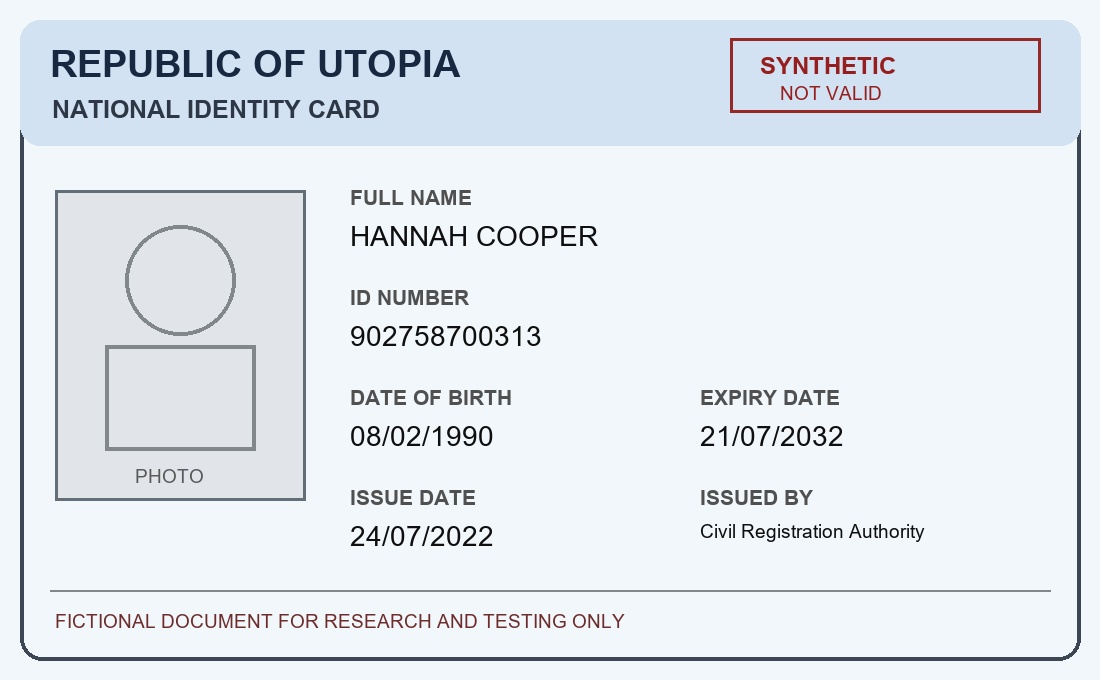
#> input picture evaluation/images/id_card/id_002.jpg, 1100 x 680 px
$ python -i preprocessing_benchmark.py   (imports and definitions only)
#> lines starting #> are read from the running program, lines starting #| are printed output that depends on the picture; after the words box and inside, x2 and y2 are one past the last pixel; in counts of white or black regions, pixels touching at a corner belong together
#> further down, picture is the input picture: shape (680, 1100, 3); mean B, G, R 237.9, 231.5, 225.6
# ==========================================================
# PROJECT ROOT BOOTSTRAP
# PHASE 8.2
# ==========================================================
#
# This block exists so the script can be run directly:
#
#     python scripts\<area>\<script>.py
#
# Direct execution sets sys.path[0] to the script's OWN
# directory, so the backend and database packages would not
# be importable and the script would fail with:
#
#     ModuleNotFoundError: No module named 'backend'
#
# The canonical invocation is module form, which resolves the
# project root itself and needs no bootstrap:
#
#     python -m scripts.<area>.<script>
#
# Both forms are supported. This is the single sanctioned
# bootstrap pattern for scripts/ and it is documented in
# scripts/README.md. It is deliberately absent from
# backend/, database/ and tests/, which must never manipulate
# sys.path.
# ==========================================================

import sys

from pathlib import Path

PROJECT_ROOT = (
    Path(__file__)
    .resolve()
    .parents[2]
)

if str(PROJECT_ROOT) not in sys.path:

    sys.path.insert(
        0,
        str(
            PROJECT_ROOT
        ),
    )


import csv
from pathlib import Path

import cv2
import numpy as np

from backend.app.services.ocr_service import OCRService  # noqa: E402


# ==========================================================
# SAFE SYNTHETIC FIXTURES
# PHASE 8.1
# ==========================================================
#
# These point at tracked, generated documents under
# evaluation/images/ rather than the untracked samples/
# directory.
#
# A Phase 8 content inspection found samples/id_card.jpg to be
# a photograph of an apparently REAL national identity card
# carrying personal data. samples/ is therefore gitignored in
# full, and nothing here depends on it any more.
#
# evaluation/images/ is versioned and produced by
# scripts/evaluation/generate_synthetic_documents.py, so a
# fresh clone can run this file unchanged.
# ==========================================================

# ==========================================================
# DOCUMENT CONFIGURATION
# ==========================================================

DOCUMENTS = {

    "sia_badge": {
        "path": "evaluation/images/sia_badge/sia_001.jpg",

        "critical_fields": [
            "1099 4265 1706 9065",
            "24 MAR 2021",
            "M.GREEN",
        ],
    },

    "id_card": {
        "path": "evaluation/images/id_card/id_001.jpg",

        "critical_fields": [
            "026205000366",
            "PHAN VAN MANH",
            "23/08/2006",
        ],
    },

    "guard_license": {
        "path": "evaluation/images/guard_license/guard_001.jpg",

        "critical_fields": [
            "12345678",
            "01/01/2026",
            "SAMPLE,JANE",
        ],
    },
}


# ==========================================================
# OUTPUT DIRECTORY
# ==========================================================

OUTPUT_ROOT = Path(
    "output/preprocessing_benchmark"
)


# ==========================================================
# NORMALIZE TEXT
# ==========================================================

# [22 lines left out: function normalize_text, not called in this run]


# ==========================================================
# ESTIMATE DOCUMENT SKEW
# ==========================================================

def estimate_skew_angle(
    image: np.ndarray,
) -> float:
    """
    Estimate small document skew using Hough lines.

    Handles different OpenCV HoughLinesP output shapes.

    Returns:
        Estimated angle in degrees.

    Example:
        1.2  -> slightly rotated
        0.0  -> no useful skew detected
    """

    # ------------------------------------------------------
    # Convert to grayscale
    # ------------------------------------------------------

    gray = cv2.cvtColor(
        image,
        cv2.COLOR_BGR2GRAY,
    )


    # ------------------------------------------------------
    # Edge detection
    # ------------------------------------------------------

    edges = cv2.Canny(
        gray,
        50,
        150,
        apertureSize=3,
    )


    # ------------------------------------------------------
    # Detect straight lines
    # ------------------------------------------------------

    lines = cv2.HoughLinesP(
        edges,
        rho=1,
        theta=np.pi / 180,
        threshold=80,
        minLineLength=30,
        maxLineGap=10,
    )


    # No lines detected
    if lines is None:
        return 0.0


    angles: list[float] = []


    for line in lines:

        # --------------------------------------------------
        # OpenCV may return either:
        #
        # [[x1, y1, x2, y2]]
        #
        # or:
        #
        # [x1, y1, x2, y2]
        #
        # Flattening makes both formats safe.
        # --------------------------------------------------

        coordinates = np.asarray(
            line
        ).reshape(-1)


        if len(coordinates) < 4:
            continue


        x1, y1, x2, y2 = (
            coordinates[:4]
        )


        dx = x2 - x1
        dy = y2 - y1


        # Ignore vertical lines
        if dx == 0:
            continue


        angle = np.degrees(
            np.arctan2(
                dy,
                dx,
            )
        )


        # --------------------------------------------------
        # We only want small document rotation.
        #
        # Vertical edges and heavily angled objects should
        # not influence deskew calculation.
        # --------------------------------------------------

        if abs(angle) <= 15:

            angles.append(
                float(angle)
            )


    if not angles:
        return 0.0


    # Median reduces the effect of outlier lines
    return float(
        np.median(
            angles
        )
    )


# ==========================================================
# ROTATE IMAGE
# ==========================================================

def rotate_image(
    image: np.ndarray,
    angle: float,
) -> np.ndarray:
    """
    Rotate image around its center.

    Border replication prevents large black borders.
    """

    height, width = image.shape[:2]


    center = (
        width / 2,
        height / 2,
    )


    rotation_matrix = (
        cv2.getRotationMatrix2D(
            center,
            angle,
            1.0,
        )
    )


    rotated = cv2.warpAffine(
        image,
        rotation_matrix,
        (
            width,
            height,
        ),
        flags=cv2.INTER_LINEAR,
        borderMode=cv2.BORDER_REPLICATE,
    )


    return rotated


# ==========================================================
# CREATE PREPROCESSING VARIANTS
# ==========================================================

def create_variants(
    image: np.ndarray,
) -> tuple[
    dict[str, np.ndarray],
    float,
]:
    """
    Create preprocessing variants used in Phase 1.

    Variants:

    1. Original
    2. Grayscale
    3. Otsu Threshold
    4. Deskew
    """

    # ------------------------------------------------------
    # ORIGINAL
    # ------------------------------------------------------

    original = image.copy()


    # ------------------------------------------------------
    # GRAYSCALE
    # ------------------------------------------------------

    grayscale = cv2.cvtColor(
        original,
        cv2.COLOR_BGR2GRAY,
    )
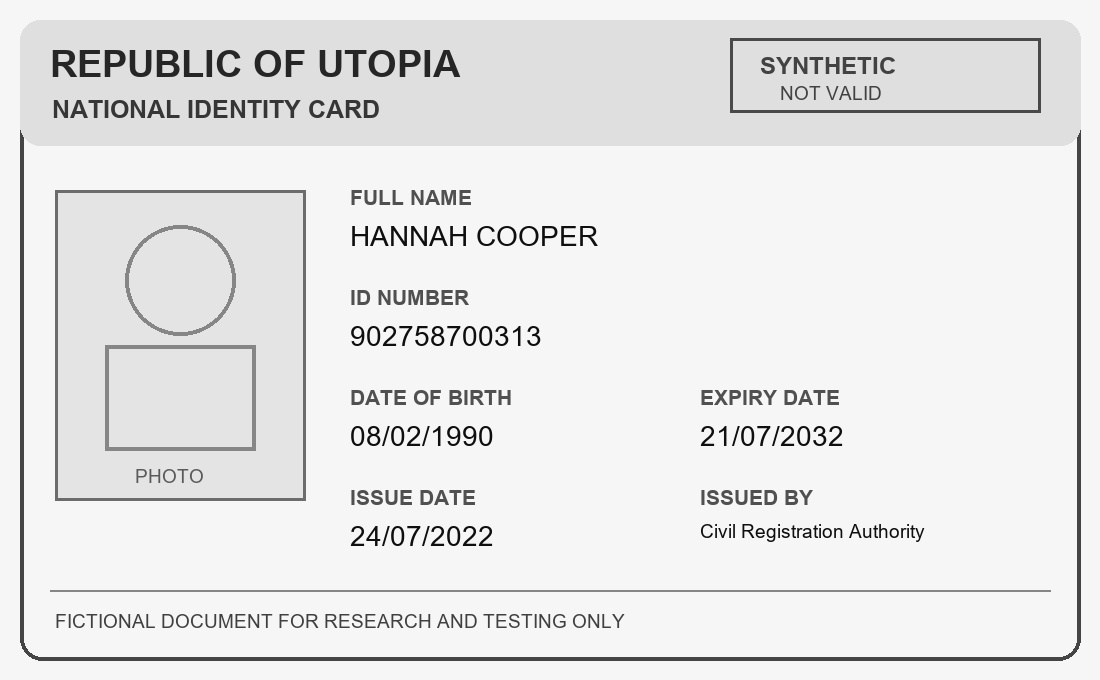
#> grayscale: shape (680, 1100); min 8, max 254, mean 230.5


    # ------------------------------------------------------
    # OTSU THRESHOLD
    # ------------------------------------------------------

    _, threshold = cv2.threshold(
        grayscale,
        0,
        255,
        cv2.THRESH_BINARY
        + cv2.THRESH_OTSU,
    )
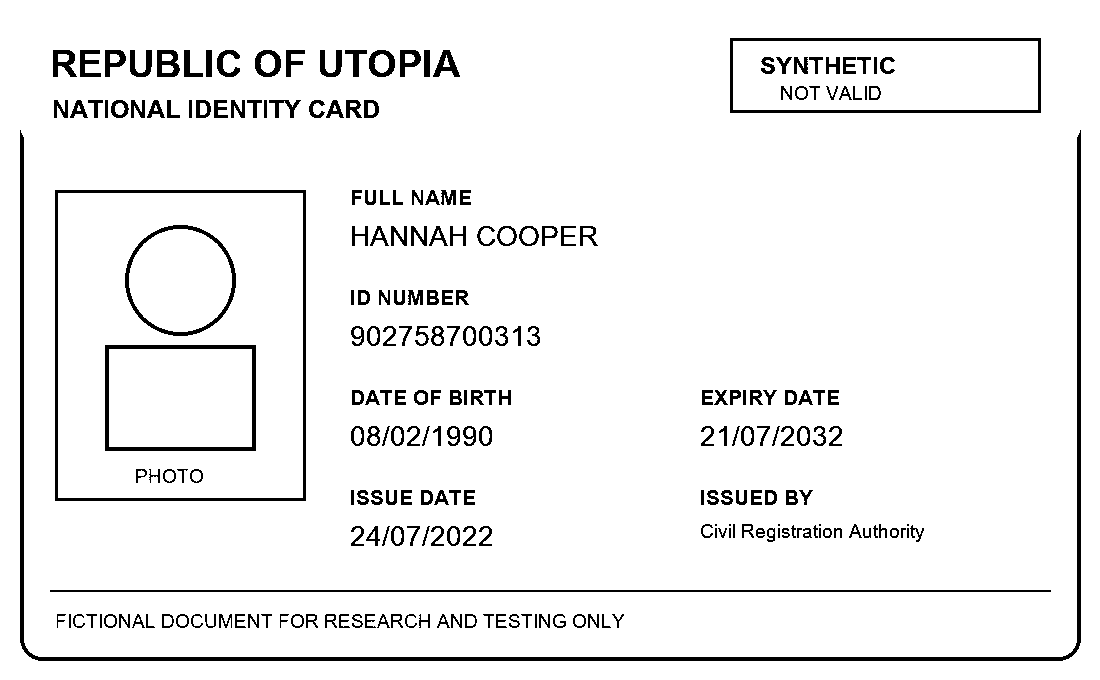
#> threshold: shape (680, 1100); 94.2% white; 243 black regions (5 under 20 px), largest, box (x1, y1, x2, y2) and area: (20, 130, 1081, 661) 8350, (55, 190, 306, 501) 3336, (730, 38, 1041, 113) 2280


    # ------------------------------------------------------
    # DESKEW
    # ------------------------------------------------------

    skew_angle = estimate_skew_angle(
        original
    )
#> in estimate_skew_angle, `edges = cv2.Canny( gray, 50, 150, apertureSize=3, )`:
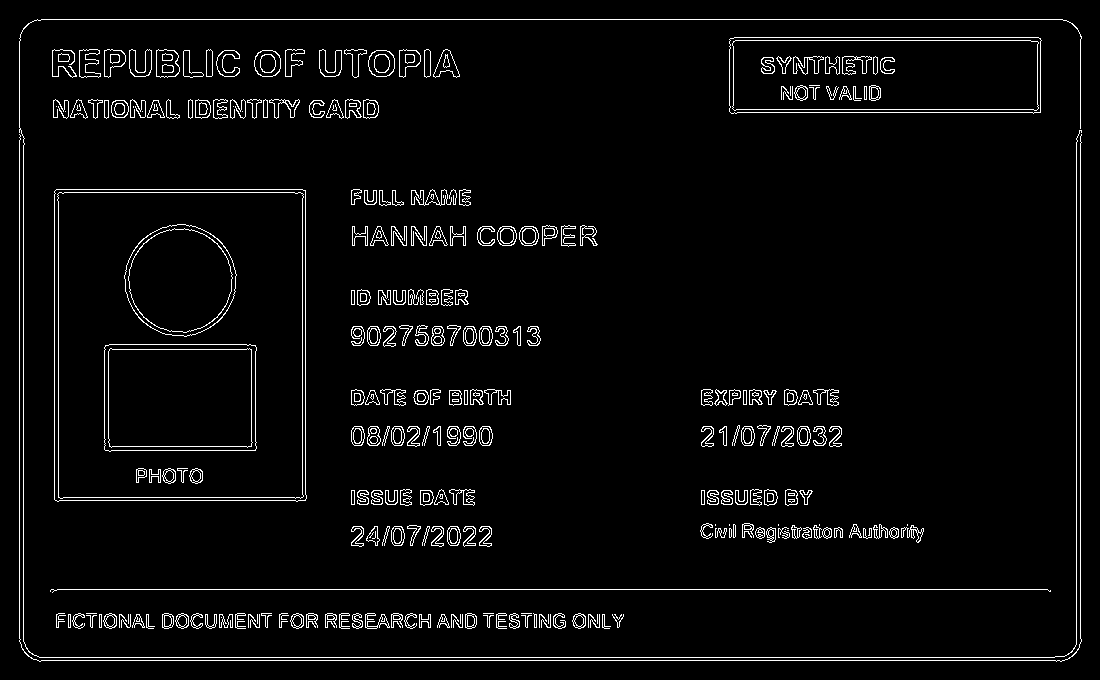
#> edges: shape (680, 1100); 3.9% white in thin lines or dots
#> in estimate_skew_angle, `lines = cv2.HoughLinesP( edges, rho=1, theta=np.pi / 180, threshold=80..`: lines = 153 rows, first 6: [37, 19, 1062, 19], [30, 657, 1054, 657], [37, 660, 1064, 660], [51, 589, 1047, 589], [1080, 643, 1080, 34], [19, 641, 19, 38]
#> the loop in estimate_skew_angle, `for line in lines:` made 153 passes
#> (x1, y1, x2, y2, dx, dy, angle) on passes 1 to 3: (37, 19, 1062, 19, 1025, 0, 0), (30, 657, 1054, 657, 1024, 0, 0), (37, 660, 1064, 660, 1027, 0, 0)


    # If document skew is +1 degree,
    # rotate by -1 degree to correct it.
    deskew = rotate_image(
        original,
        -skew_angle,
    )


    variants = {
        "original": original,
        "grayscale": grayscale,
        "threshold": threshold,
        "deskew": deskew,
    }


    return variants, skew_angle


# ==========================================================
# SAVE IMAGE
# ==========================================================

# [538 lines left out: functions save_image, calculate_critical_accuracy, calculate_average_confidence, print_ocr_result, main, not called in this run]


# ==========================================================
# ENTRY POINT
# ==========================================================

# [3 lines not run here, left out]

>>> import cv2
>>> picture = cv2.imread('../../evaluation/images/id_card/id_002.jpg')
>>> result = create_variants(picture)
